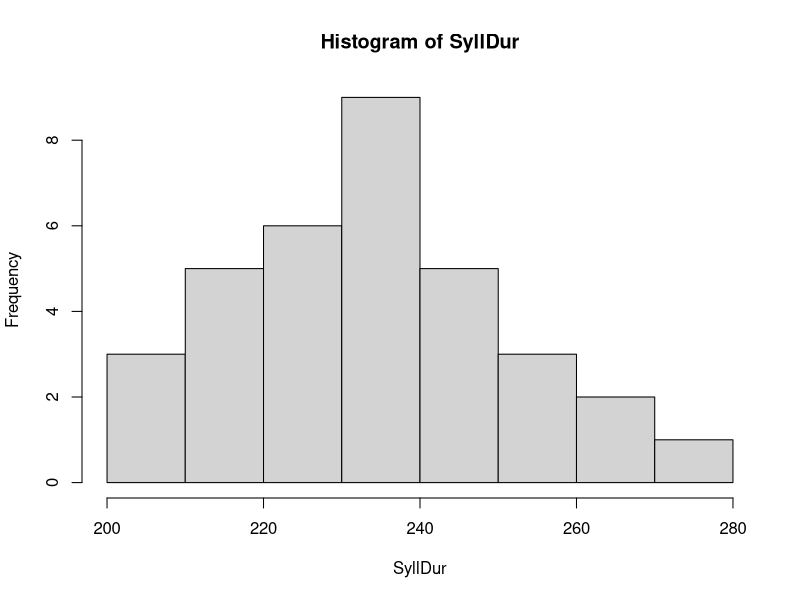
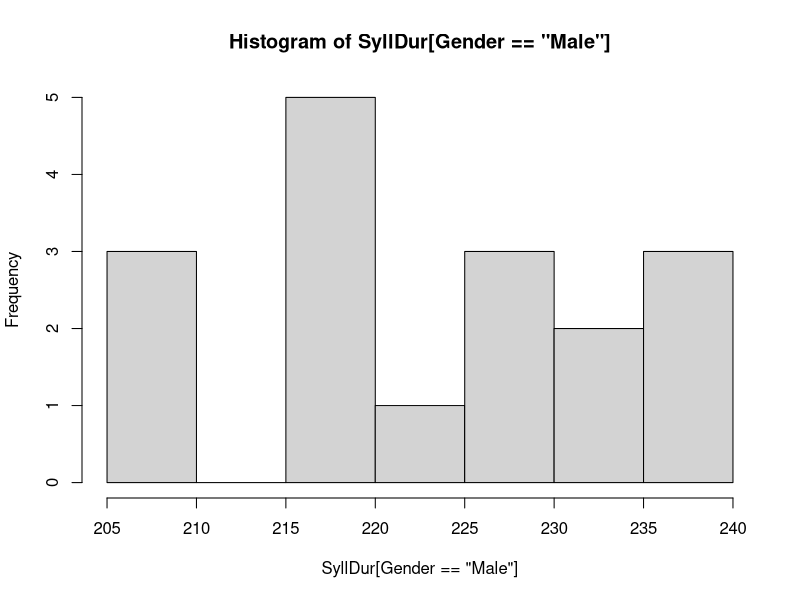
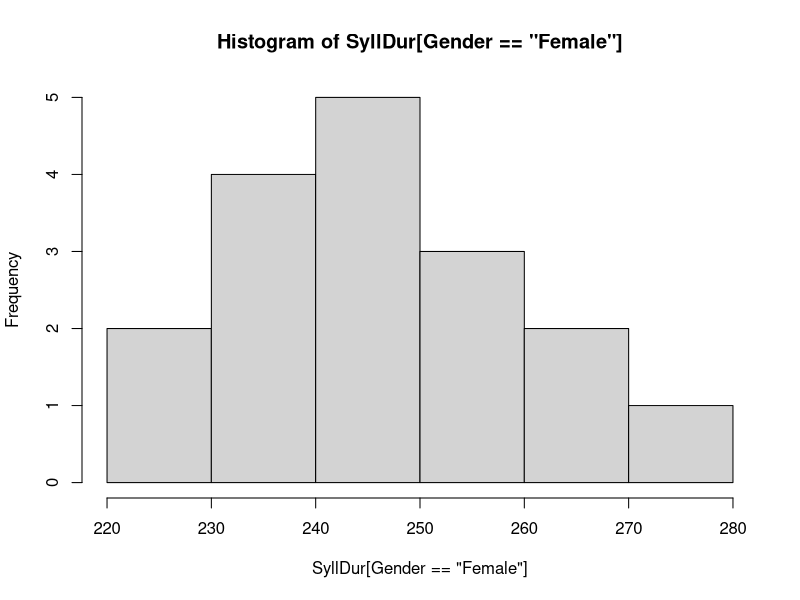
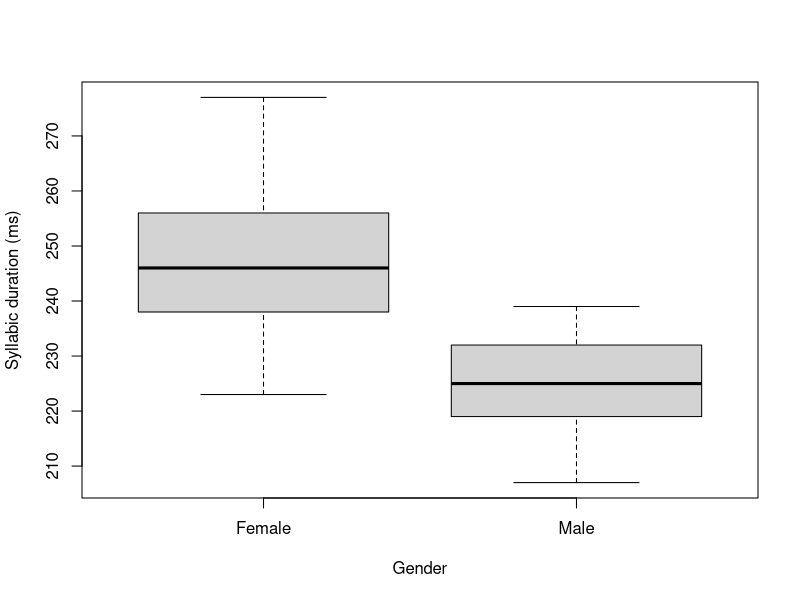
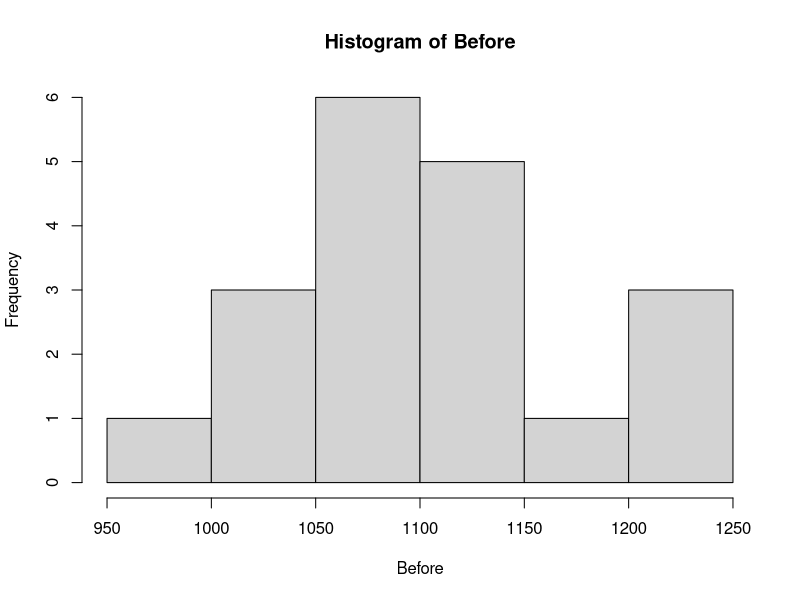
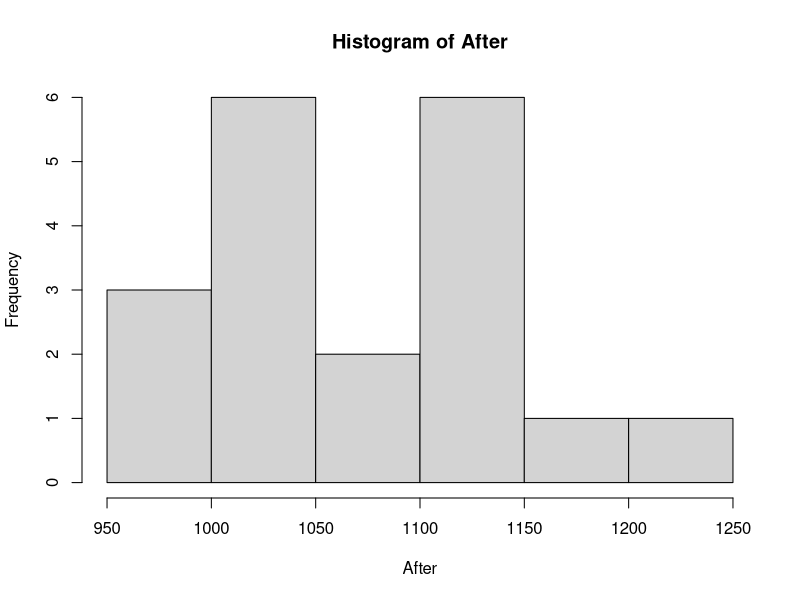
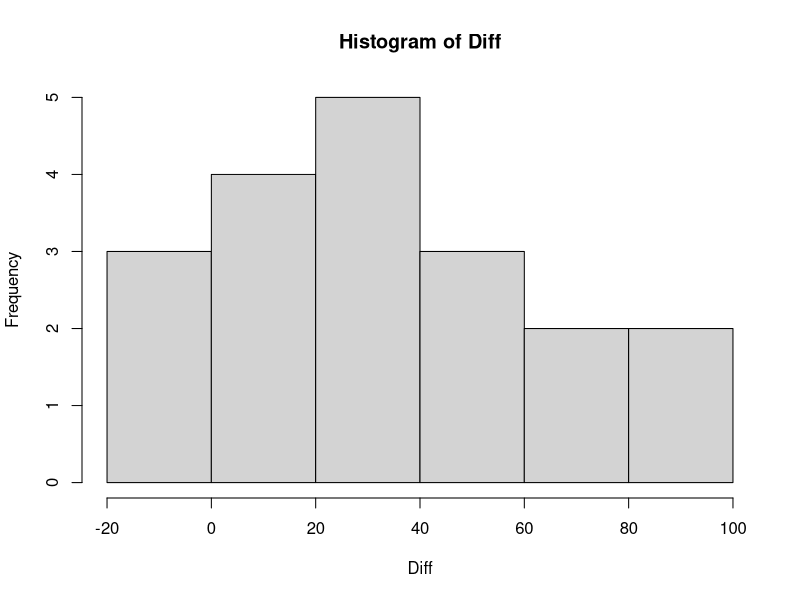
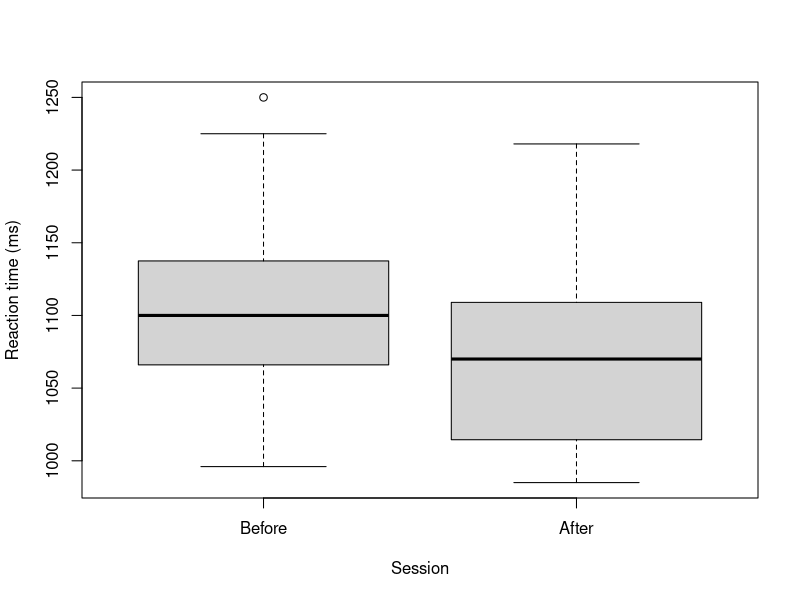

Source code (R) for these figures, in order:
################################################################################
# Basics in Statistics
#
# April  2015, S. Schwab (sandra.schwab@unige.ch or sandra.schwab@uzh.ch)
################################################################################

#############################
# Unpaired t-test
#############################

# Import (open) dataRate.txt

# path to file directly, e.g.
# dataRate <- read.delim("C:/Users/Sasa/Desktop/StatZH/Examples/dataCat.txt")

# or set working directory to where file is and load file
# setwd("~/Dropbox/Teaching/UZ/2015/102 Methoden und Anwendungen/Lectures/12 t-test")
dataRate <- read.delim("dataRate.txt")

attach(dataRate)

# Info
summary(dataRate)

hist(SyllDur)
hist(SyllDur[Gender=="Male"])
hist(SyllDur[Gender=="Female"])

# Means by Gender
tapply(SyllDur, Gender, mean, na.rm=TRUE)

# sd by Gender
tapply(SyllDur, Gender, sd, na.rm=TRUE)


#Boxplot
boxplot(SyllDur~Gender, xlab="Gender", ylab="Syllabic duration (ms)")

# Test normal distribution in  noth  groups (H0 = normal distribution)
shapiro.test(SyllDur[Gender=="Male"])
shapiro.test(SyllDur[Gender=="Female"])

# Test variance in both groups
var.test(SyllDur~Gender)

# Unpaired t-test
t.test(SyllDur~Gender, var.equal = TRUE)

detach(dataRate)



#############################
# Paired t-Test
#############################

# Import (open) dataAph.txt
dataAph <- read.delim("dataAph.txt")

attach(dataAph)

# Info
summary(dataAph)
hist(Before)
hist(After)
hist(Diff)
mean(Before)
mean(After)
sd(Before)
sd(After)

#Boxplot
boxplot(Before, After, names=c("Before", "After"), xlab="Session", ylab="Reaction time (ms)")

# Test the normal distribution of the difference (H0 = normal distribution)
shapiro.test(Diff)

# Test the variance of the two groups
var.test(Before, After)

# Paired t-test
t.test(Before, After, var.equal = TRUE, paired=TRUE)


detach(dataAph)
